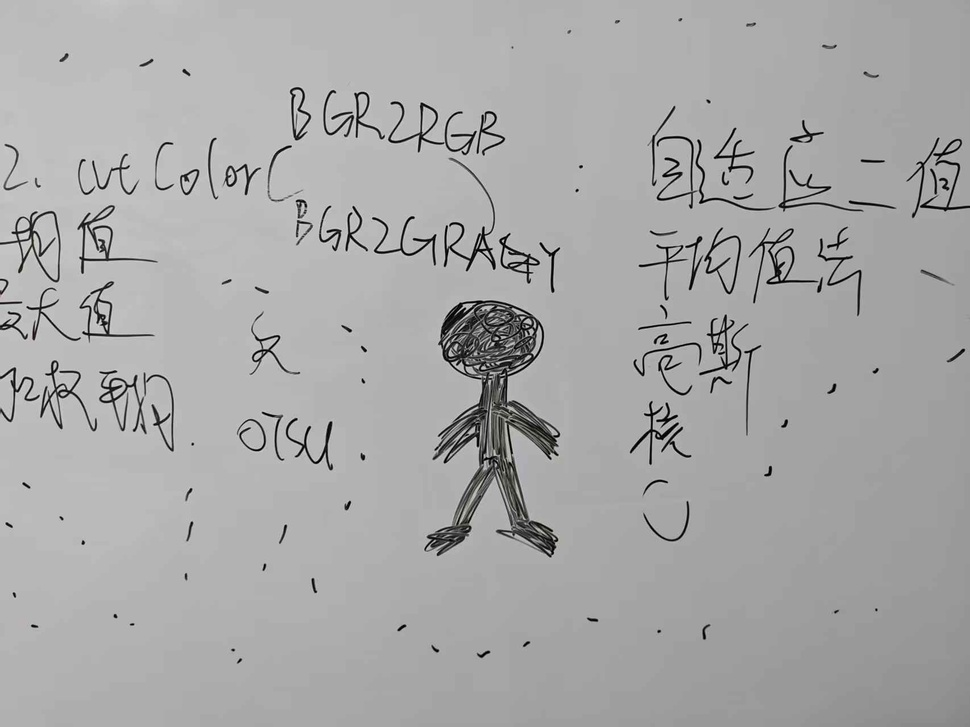
#> input picture My-Study/1.Machine Learning/Day03/作业4/work4.jpg, 970 x 727 px, shrunk from 1706 x 1279 before the run
$ python '形态学变换.py'
#> lines starting #> are read from the running program, lines starting #| are printed output that depends on the picture; after the words box and inside, x2 and y2 are one past the last pixel; in counts of white or black regions, pixels touching at a corner belong together
import numpy as np
import cv2
import matplotlib.pyplot as plt

if __name__ == '__main__':
    path = 'work4.jpg'
    image = cv2.imread(path)
#> image is the input picture: shape (727, 970, 3); mean B, G, R 167.9, 167.9, 167.9
    print(image.shape)
#| (727, 970, 3)
    image_gray = cv2.cvtColor(image, cv2.COLOR_BGR2GRAY)
    thresh = 125
    maxval = 255
    _, image_gray = cv2.threshold(
        image_gray,
        thresh,
        maxval,
        cv2.THRESH_BINARY
    )
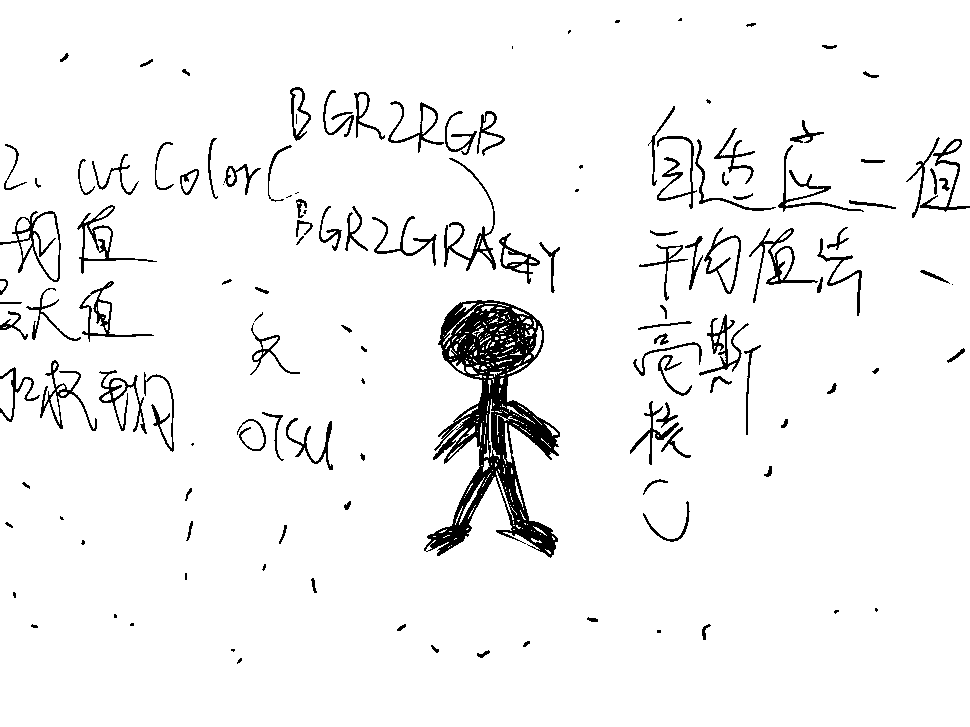
#> image_gray: shape (727, 970); 95% white; 135 black regions (29 under 20 px), largest, box (x1, y1, x2, y2) and area: (424, 300, 560, 558) 13018, (444, 158, 496, 271) 833, (749, 228, 818, 303) 792
    a = image_gray
    kernel = cv2.getStructuringElement(cv2.MORPH_RECT, (2, 2))
    a2 = cv2.erode(a, kernel, iterations=8)
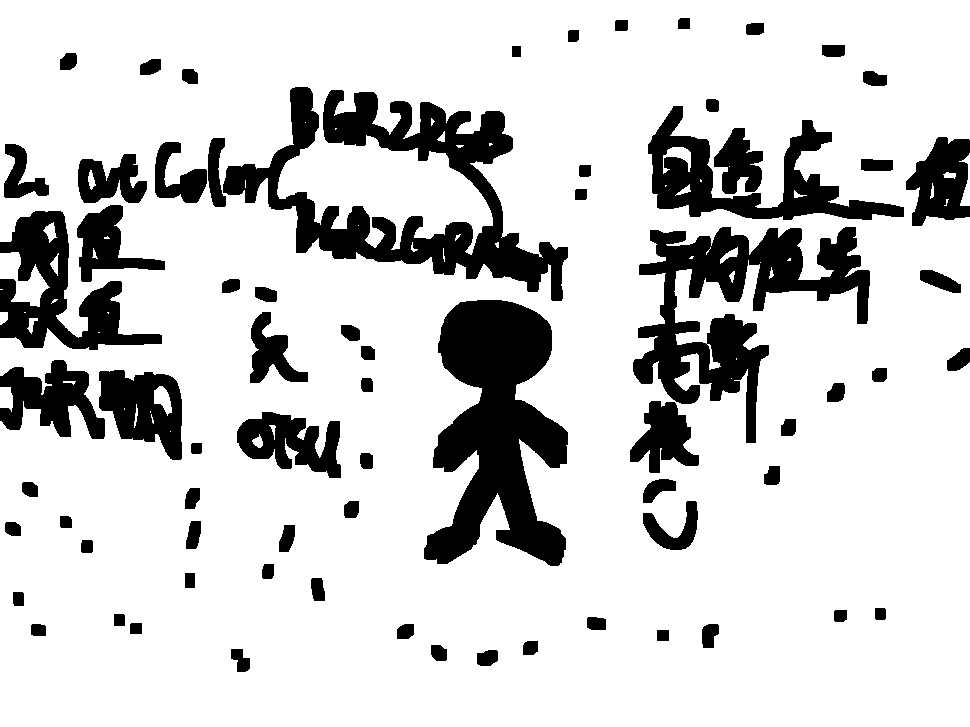
#> a2: shape (727, 970); 81.9% white; 71 black regions, largest, box (x1, y1, x2, y2) and area: (223, 87, 568, 301) 22717, (424, 300, 568, 566) 22375, (633, 227, 870, 443) 18614

    kernel = cv2.getStructuringElement(cv2.MORPH_RECT, (12, 12))
    a3 = cv2.dilate(a2, kernel, iterations=3)
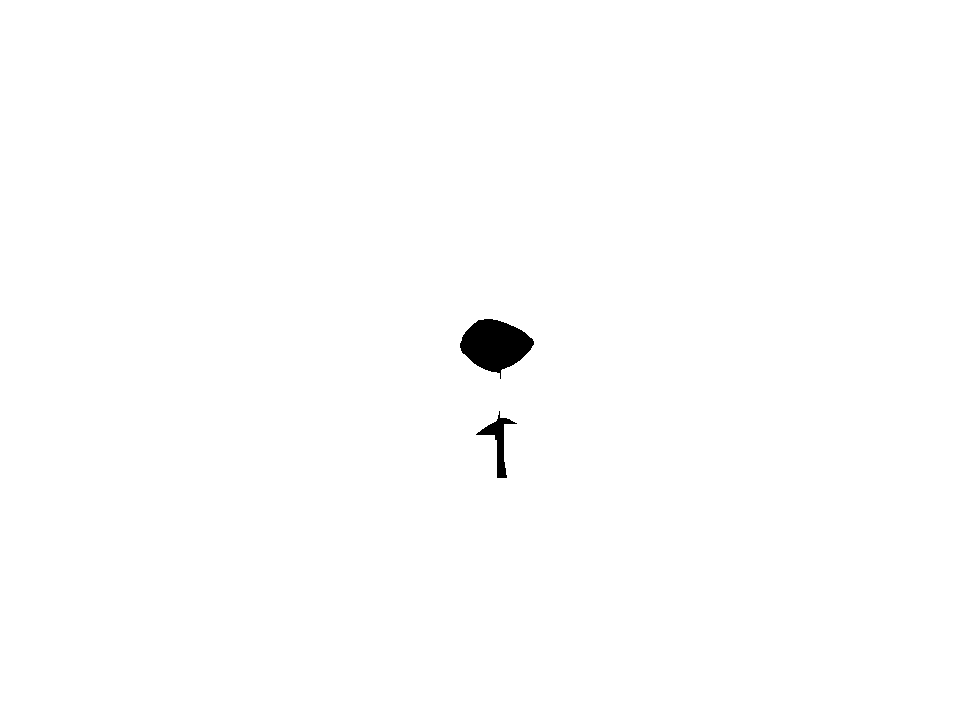
#> a3: shape (727, 970); 99.5% white; 2 black regions, box (x1, y1, x2, y2) and area: (460, 319, 534, 379) 2721, (476, 411, 517, 478) 685
cv2.imshow('morph_image', a3)
cv2.waitKey(0)
cv2.imwrite("image1.jpg", a3)
